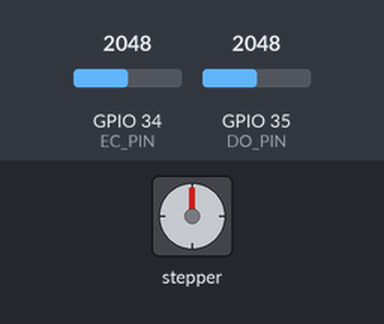
Bench run of a sketch on a simulated ESP32. Parts: stepper motor. Inputs (shaded band) come from the test bench; at power-on: GPIO 34 (EC_PIN) = 2048, GPIO 35 (DO_PIN) = 2048. WiFi joins after 1.5 s; servers stay silent unless stated; no MQTT or app messages arrive unless stated; stepper angles assume 400 steps per turn; what the sketch prints to the serial monitor is not drawn.

Above: at 1.55 s.
Timing chart, 0 to 13.3 s (numbered marks = the images above):
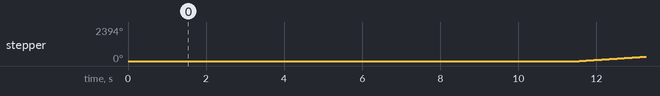

Measured:
- by itself, stepper: turns 720° clockwise in 4.0 s, repeating every 9.1 s

The sketch:

Ueberwachung_Hydrokultur_ec_o2.ino
```cpp
#include <Arduino.h>
#include <Stepper.h>
#include <PubSubClient.h>
#include <WiFi.h>
#include <DFRobot_ESP_EC.h>

#define EC_PIN 34
#define DO_PIN 35

//Variablen für die Berechnung des Sauerstoffgehalts in der Nährlösung
#define VREF 5000    //VREF (mv)
#define ADC_RES 4095 //ADC Resolution
#define READ_TEMP 25 //Wassertemperatur

#define CAL1_V 2665 //Justierungswert
#define CAL1_T 25   //Temperatur

float voltage,ecValue,temperature = 25; // Variablen für die Berechnung des EC-Werts
int anzVoltage = 0;
DFRobot_ESP_EC ec; //Objekt der Bibliothek erstellen

//Variablen für die Berechnung des Sauerstoffgehalts
int ADC_Raw;
int ADC_Voltage;
int DO;
int o2Value;
int anzADC;

int zeit;

//Array mit festgelegten Werten zur Berechnung des Sauertsoffgehalts
const int DO_Table[41] = {
    14460, 14220, 13820, 13440, 13090, 12740, 12420, 12110, 11810, 11530,
    11260, 11010, 10770, 10530, 10300, 10080, 9860, 9660, 9460, 9270,
    9080, 8900, 8730, 8570, 8410, 8250, 8110, 7960, 7820, 7690,
    7560, 7430, 7300, 7180, 7070, 6950, 6840, 6730, 6630, 6530, 6410 };

//Variablen für WiFi-Verbindung
const char* ssid = "FRITZ!Box Fon WLAN 7320";
const char* wifi_password = "%1Wadehadedudeda#$2023";

//Variablen für MQTT-Verbindung
const char* mqtt_server = "raspberrypi";
const char* mqtt_username = "eden";
const char* mqtt_password = "hydrokultur";
const char* conductivity_topic = "home/hydrokultur/leitfähigkeit";
const char* oxygen_topic = "home/hydrokultur/sauerstoff";
const char* clientID = "client_hydrokultur_ec_o2";

//Erstellen von WiFi und MQTT Objekten
WiFiClient wifiClient;
PubSubClient client(mqtt_server, 1883, wifiClient);

const int stepsPerRevolution = 400; //Anzahl der Schritte pro Umdrehung

//Erstellen von Stepper-Objekten für Ansteuerung der Schrittmotoren
Stepper myStepper_Duenger(stepsPerRevolution, 27, 26, 25, 33);

void setup() {
  Serial.begin(115200); //Baudrate für die serielle Kommunikation auf 9600

  //GPIO-Pin als Dateneingang festlegen
  pinMode (EC_PIN, INPUT);
  pinMode (DO_PIN, INPUT);

  connect_WiFi(); //stellt Verbindung zum WiFi her

  myStepper_Duenger.setSpeed(30); //Drehgeschwindigkeit der Schrittmotoren festlegen

  zeit = millis(); //Aktuelle Systemzeit in Variable speichern
}

void loop() {
  Serial.println(analogRead(EC_PIN));
  voltage = voltage+map(analogRead(EC_PIN)+100.0, 0, 4095, 0, 5000);
  anzVoltage = anzVoltage+1;

  ADC_Raw = ADC_Raw+analogRead(DO_PIN);
  anzADC = anzADC+1;

  if((zeit+10000)<=millis()){ // 30 Min. warten (18E5)

    connect_MQTT(); //stellt Verbindung zum Broker her

    berechne_EC(); //berechnet den Leitfähigkeitswert

    ADC_Voltage = int(VREF) * (ADC_Raw/anzADC) / ADC_RES;

    berechne_O2(ADC_Voltage); //berechnet den Sauerstoffgehalt

    sende_EC(); //sendet den Leitfähigkeitswert
    sende_O2(); //sendet den Sauerstoffwert

    steuere_Dosierpumpe(); //steuert die Dosierpumpe

    if(steuere_Dosierpumpe() == true){
      zeit = millis()-5000;  // Sorgt für ein Durchlaufen der Verzweigung nach nur 10 Min. (12E5)
    }else{
      zeit = millis();
    }

    schaltePumpeAus();

    client.disconnect(); //trennt die Verbindung zum Broker

    voltage = 0;
    anzVoltage = 0;
    ADC_Raw = 0;
    anzADC = 0;
  }
}

void connect_WiFi(){
  Serial.print("Connecting to ");
  Serial.println(ssid);

  // Connect to the WiFi
  WiFi.begin(ssid, wifi_password);

  // Wait until the connection has been confirmed before continuing
  while (WiFi.status() != WL_CONNECTED) {
    delay(500);
    Serial.print(".");
  }
}

void connect_MQTT(){
  if (client.connect(clientID, mqtt_username, mqtt_password)) {
    Serial.println("Connected to MQTT Broker!");
  }
  else {
    Serial.println("Connection to MQTT Broker failed...");
  }
}

void berechne_EC(){
	ecValue = ec.readEC((voltage/anzVoltage), temperature); // Berechne EC-Wert aus Spannung und Tempertaur
}

void berechne_O2(int voltage_mv){
    o2Value = (voltage_mv * DO_Table[READ_TEMP] / CAL1_V);
}

void sende_EC(){
  if (client.publish(conductivity_topic, String(ecValue).c_str())) {
     Serial.println("Leitfähigkeitswert sent!");
  }else {
    Serial.println("Leitfähigkeitswert failed to send. Reconnecting to MQTT Broker and trying again");
    client.connect(clientID, mqtt_username, mqtt_password);
    delay(10);
    client.publish(conductivity_topic, String(ecValue).c_str());
  }
}

void sende_O2(){
  if (client.publish(oxygen_topic, String(o2Value).c_str())) {
     Serial.println("Sauerstoffwert sent!");
  }else {
    Serial.println("Sauerstoffwert failed to send. Reconnecting to MQTT Broker and trying again");
    client.connect(clientID, mqtt_username, mqtt_password);
    delay(10);
    client.publish(oxygen_topic, String(o2Value).c_str());
  }
}

bool steuere_Dosierpumpe(){
  if(ecValue > 0.5){
      Serial.println("Düngerzugabe!!");
      myStepper_Duenger.step(stepsPerRevolution);
      return true;
  }
  return false;
}

void schaltePumpeAus(){
  //Duenger
  digitalWrite(27, LOW);
  digitalWrite(26, LOW);
  digitalWrite(25, LOW);
  digitalWrite(33, LOW);
}
```
